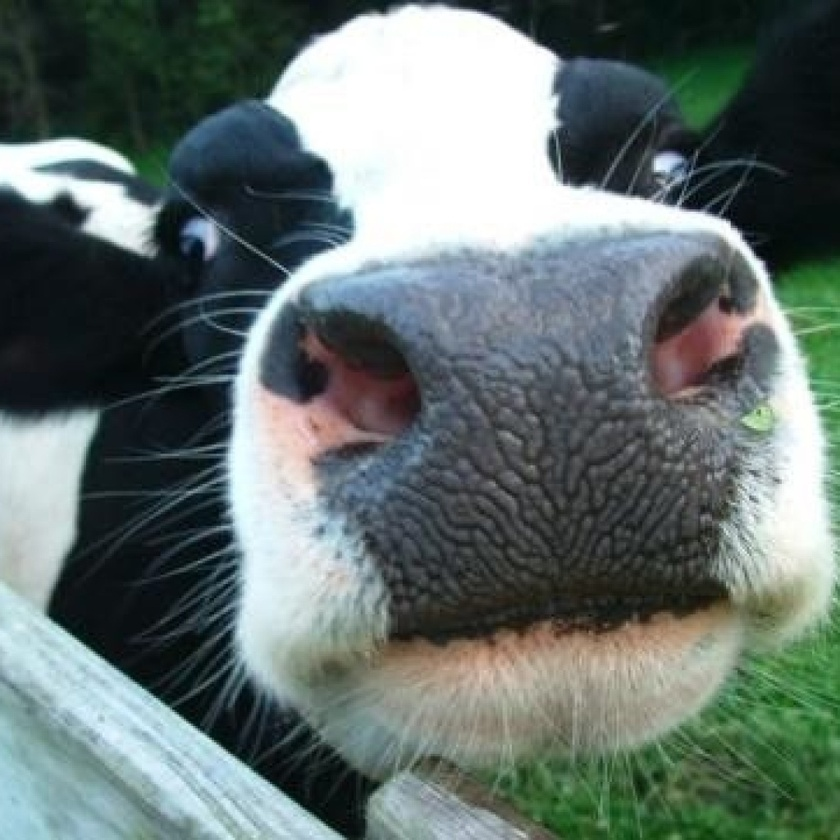
#> input picture test_images/image10.jpg, 840 x 840 px, shrunk from 1024 x 1024 before the run, found by its file name; its folder holds only this picture in this run
$ python cascade_test_loop.py
#> lines starting #> are read from the running program, lines starting #| are printed output that depends on the picture; after the words box and inside, x2 and y2 are one past the last pixel; in counts of white or black regions, pixels touching at a corner belong together
import os
import cv2
from matplotlib import pyplot as plt

# Load the trained cascade classifier
cascade_path = 'script_cascade/output/64/cascade.xml'
print(f"Loading cascade classifier from: {cascade_path}")
nose_cascade = cv2.CascadeClassifier(cascade_path)

# Check if the cascade was loaded correctly
if nose_cascade.empty():
    print("Error loading cascade classifier")
else:
    print("Cascade classifier loaded successfully")

# Directory containing the images
image_dir = 'test_images'

# Get list of image files in the directory
image_files = [f for f in os.listdir(image_dir) if f.endswith('.jpg') or f.endswith('.png')]

# Loop through the image files
for image_file in image_files:
    image_path = os.path.join(image_dir, image_file)
    print(f"\nLoading image from: {image_path}")
    image = cv2.imread(image_path)
#> image is the input picture: shape (840, 840, 3); mean B, G, R 111, 113.9, 100.9

    if image is None:
        print(f"Error loading image: {image_path}")
        continue
    else:
        print("Image loaded successfully")

    # Convert the image to grayscale
    print("Converting image to grayscale")
    gray_image = cv2.cvtColor(image, cv2.COLOR_BGR2GRAY)
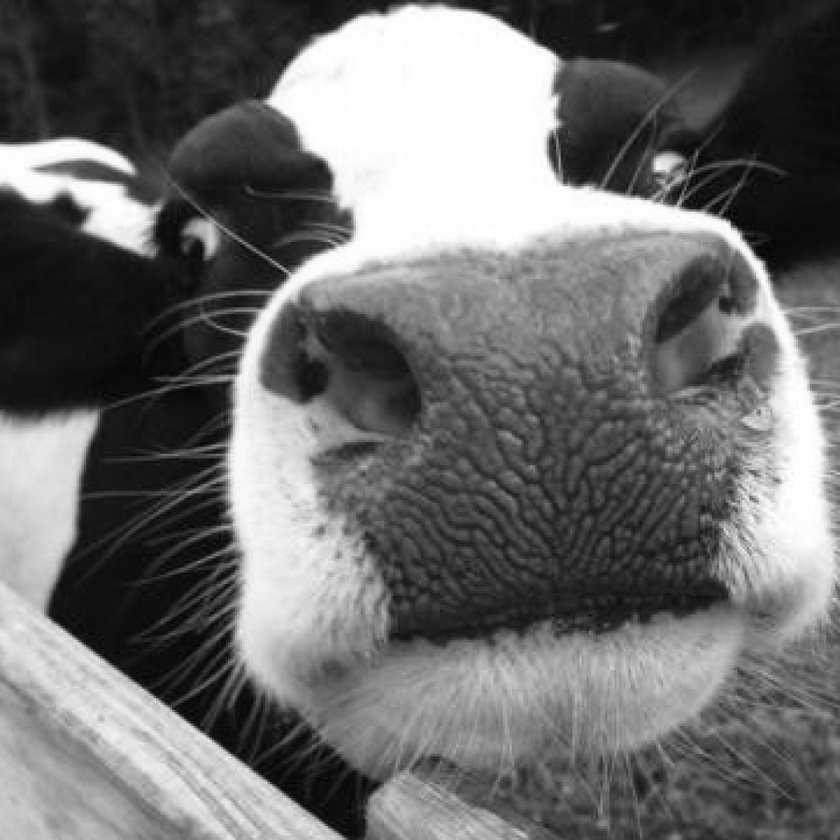
#> gray_image: shape (840, 840); min 0, max 255, mean 109.7

    # Detect noses
    print("Detecting noses in the image")
    noses = nose_cascade.detectMultiScale(gray_image, scaleFactor=1.1, minNeighbors=5, minSize=(30, 30))
#> noses = [[120, 242, 40, 40], [342, 183, 107, 107], [336, 164, 190, 190], [380, 258, 318, 318]]

    # Check if any noses are detected
    if len(noses) == 0:
        print("No noses detected")
    else:
        print(f"Detected {len(noses)} nose(s)")
#| Detected 4 nose(s)

    # Draw rectangles around detected noses
    for (x, y, w, h) in noses:
        cv2.rectangle(image, (x, y), (x+w, y+h), (255, 0, 0), 2)
        print(f"Drew rectangle at x: {x}, y: {y}, width: {w}, height: {h}")
#> this loop made 4 passes
#> (printed output is left out)
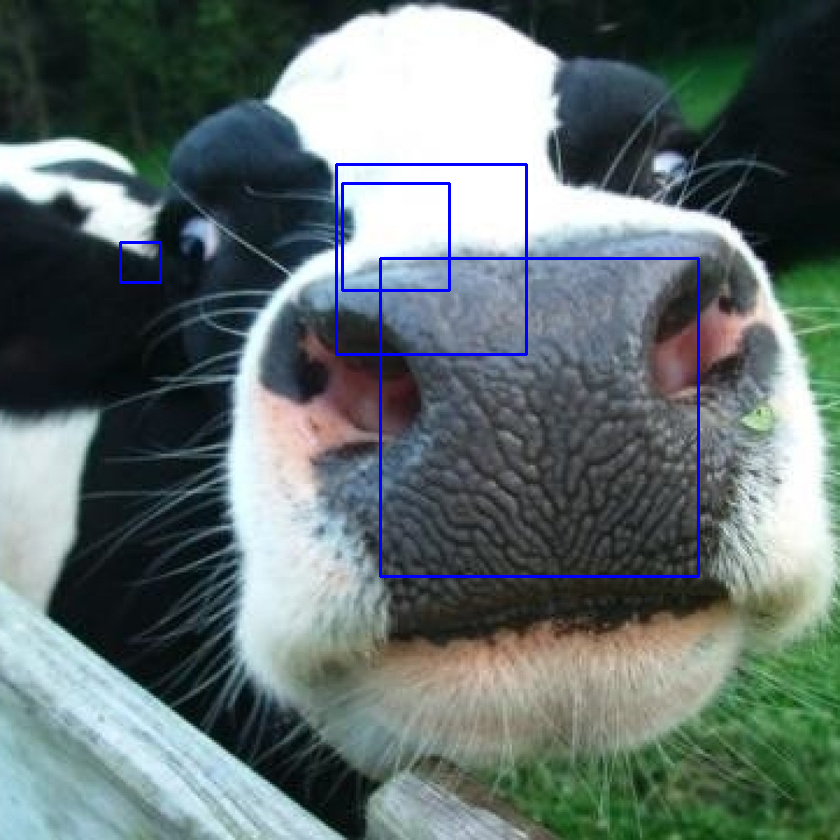
#> image: shape (840, 840, 3); 1.11% of pixels changed, all inside (x1, y1, x2, y2) = (119, 163, 700, 578)

    # Display the image with detected noses
    print("Displaying the image with detected noses")
    plt.imshow(cv2.cvtColor(image, cv2.COLOR_BGR2RGB))
    plt.axis('off')
    plt.show()

$ run again, on test_images/image22.jpg
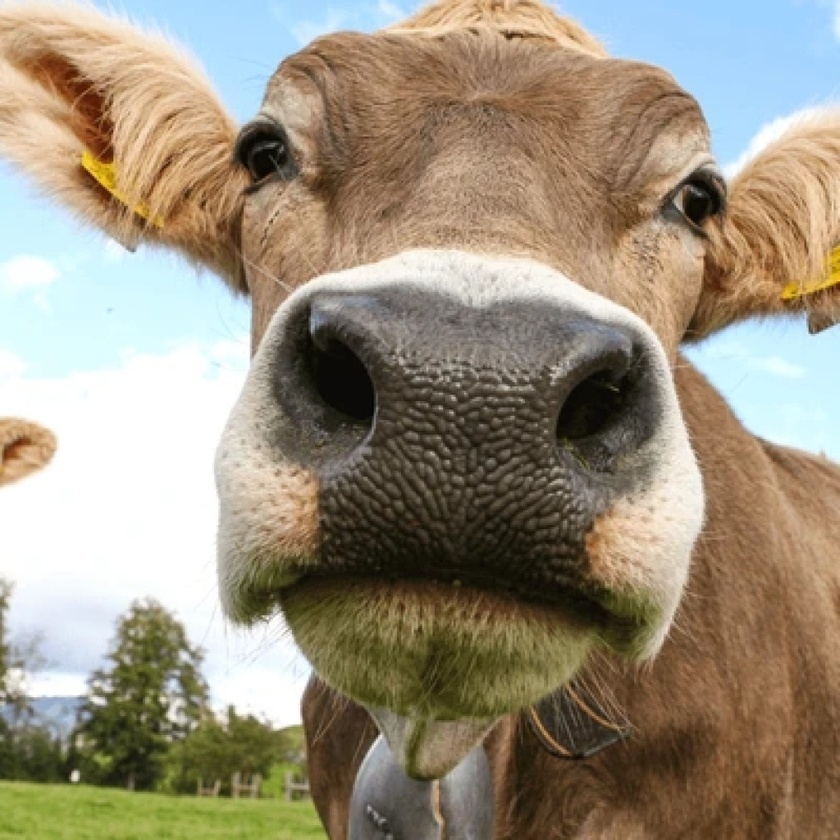
#> input picture test_images/image22.jpg, 840 x 840 px, shrunk from 1024 x 1024 before the run, found by its file name
#> image is the input picture: shape (840, 840, 3); mean B, G, R 124.9, 144.2, 154.7
#> `gray_image = cv2.cvtColor(image, cv2.COLOR_BGR2GRAY)`:
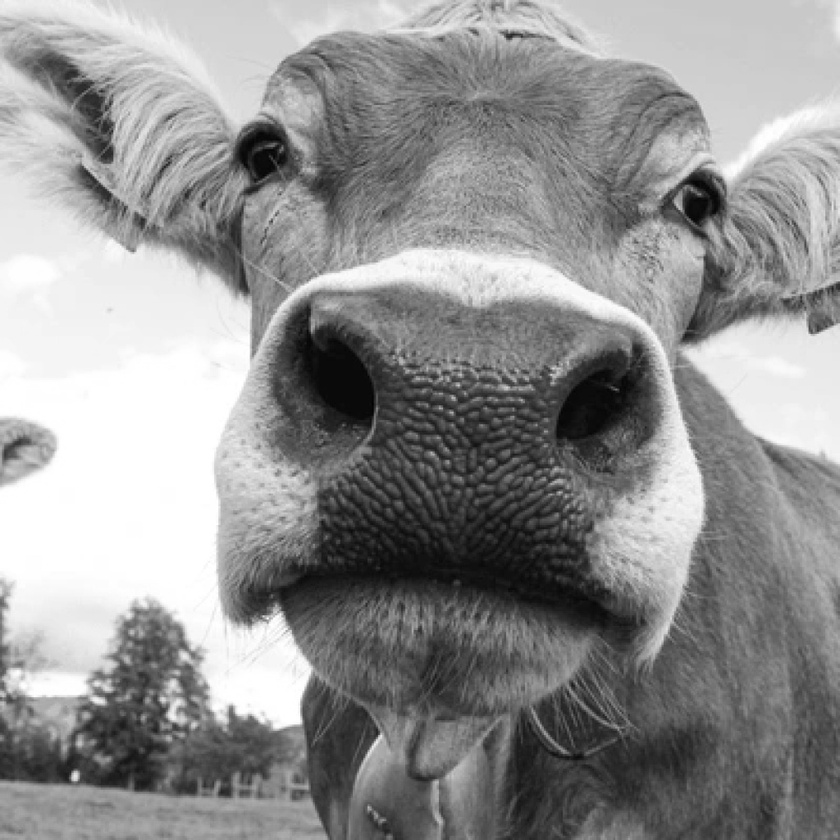
#> gray_image: shape (840, 840); min 0, max 255, mean 145.1
#> noses = [[589, 302, 72, 72]]
#| Detected 1 nose(s)
#> the loop `for (x, y, w, h) in noses:` made 1 pass
#> (printed output is left out)
#> after the loop `for (x, y, w, h) in noses:`:
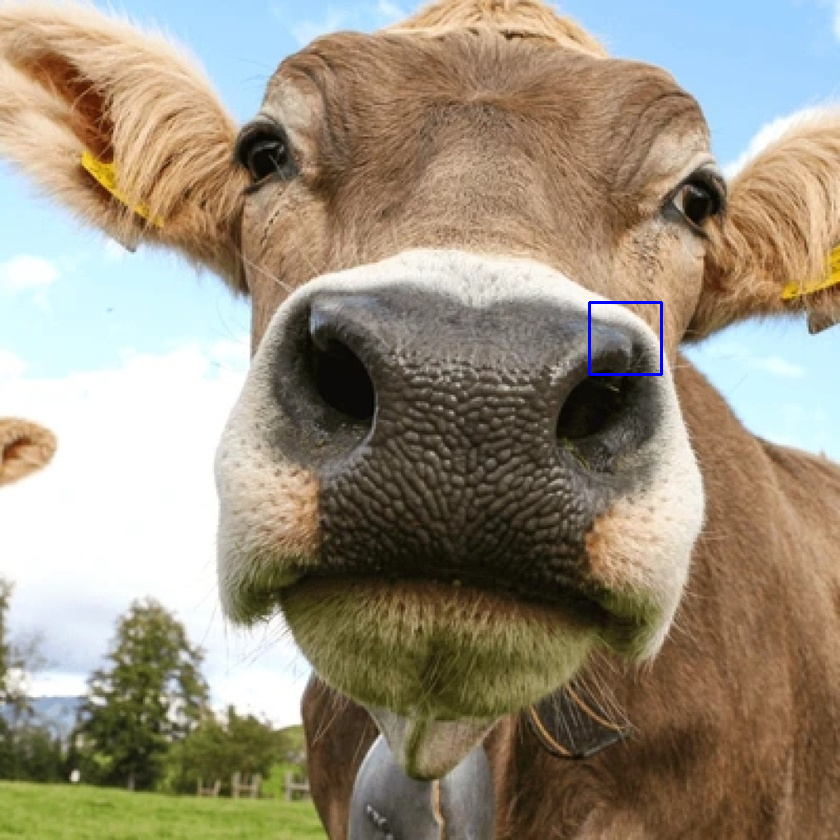
#> image: shape (840, 840, 3); 0.12% of pixels changed, all inside (x1, y1, x2, y2) = (588, 301, 663, 376)
